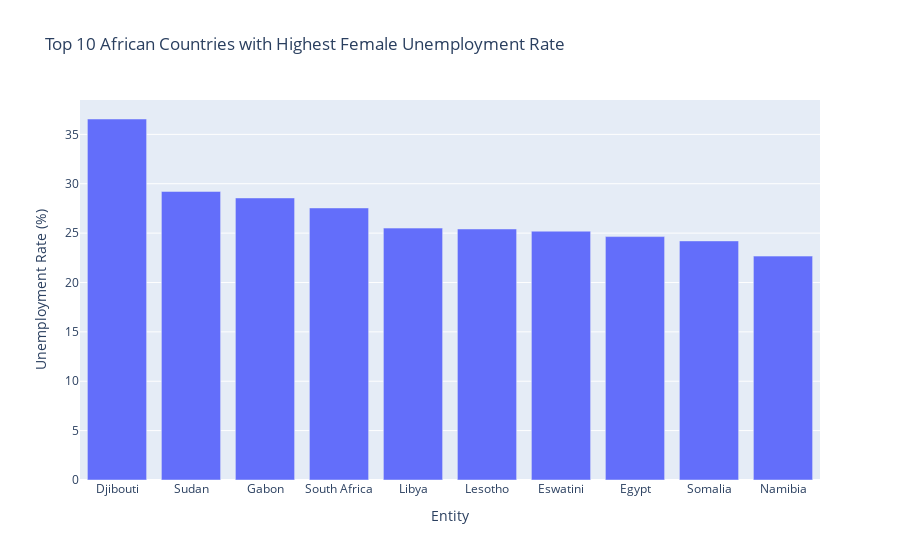

The cell this chart's notebook holds for it:
### Code cell
# Top 10 African countries with highest female unemployment rate
top_female_unemployment = df_africa.sort_values('Female_Unemployment_Rate', ascending=False).head(10)

fig = px.bar(top_female_unemployment, x='Entity', y='Female_Unemployment_Rate', title='Top 10 African Countries with Highest Female Unemployment Rate')
fig.update_layout(yaxis_title='Unemployment Rate (%)')
fig.show()

### Figure 1 — Plotly figure (JSON) as saved in the notebook; plotly's stock layout.template omitted (floating-point values rounded to 4 significant figures)
{"data": [{"alignmentgroup": "True", "hovertemplate": "Entity=%{x}<br>Female_Unemployment_Rate=%{y}<extra></extra>", "legendgroup": "", "marker": {"color": "#636efa", "pattern": {"shape": ""}}, "name": "", "offsetgroup": "", "orientation": "v", "showlegend": false, "textposition": "auto", "type": "bar", "x": ["Djibouti", "Sudan", "Gabon", "South Africa", "Libya", "Lesotho", "Eswatini", "Egypt", "Somalia", "Namibia"], "xaxis": "x", "y": [36.55, 29.22, 28.56, 27.55, 25.51, 25.42, 25.2, 24.65, 24.21, 22.67], "yaxis": "y"}], "layout": {"barmode": "relative", "legend": {"tracegroupgap": 0}, "title": {"text": "Top 10 African Countries with Highest Female Unemployment Rate"}, "xaxis": {"anchor": "y", "domain": [0, 1], "title": {"text": "Entity"}}, "yaxis": {"anchor": "x", "domain": [0, 1], "title": {"text": "Unemployment Rate (%)"}}}}
